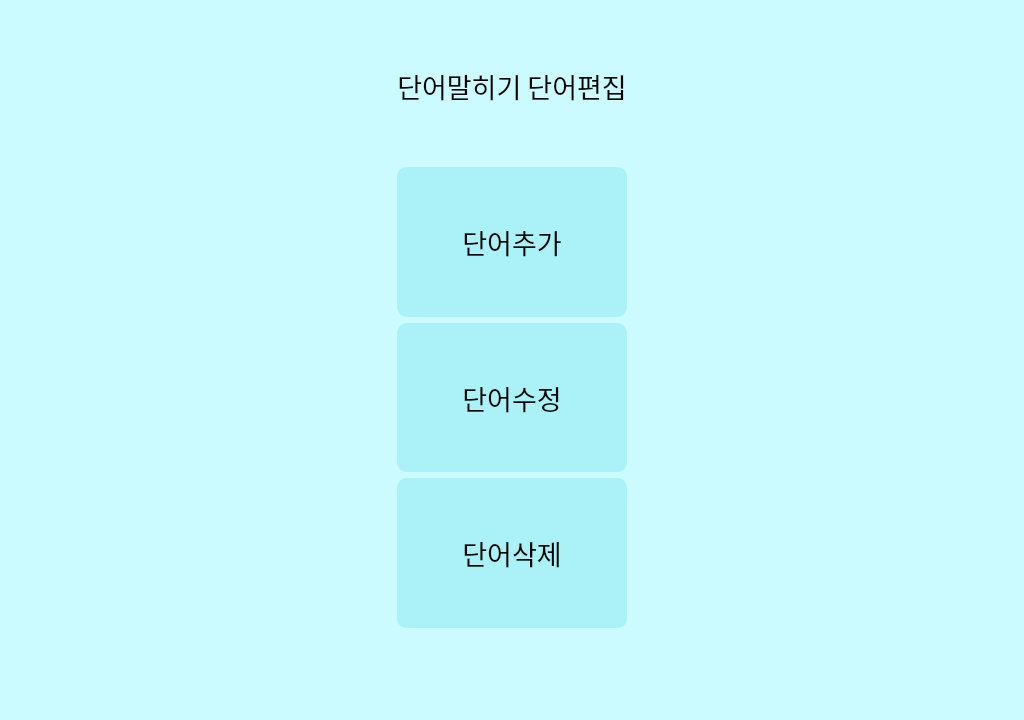
<?xml version="1.0" encoding="UTF-8"?>
<ui version="4.0">
 <class>Form</class>
 <widget class="QWidget" name="Form">
  <property name="geometry">
   <rect>
    <x>0</x>
    <y>0</y>
    <width>1024</width>
    <height>720</height>
   </rect>
  </property>
  <property name="windowTitle">
   <string>Form</string>
  </property>
  <property name="styleSheet">
   <string notr="true">background-color: rgb(203, 250, 255);</string>
  </property>
  <layout class="QGridLayout" name="gridLayout" rowstretch="2,2,2,2,1">
   <item row="2" column="2">
    <widget class="QLabel" name="label_2">
     <property name="font">
      <font>
       <family>AcadEref</family>
       <pointsize>20</pointsize>
      </font>
     </property>
     <property name="styleSheet">
      <string notr="true">border-color: rgb(170, 242, 248); 
background-color: rgb(170, 242, 248);
border-style: solid;
border-width: 2px;
border-radius: 10px;</string>
     </property>
     <property name="text">
      <string>단어수정</string>
     </property>
     <property name="alignment">
      <set>Qt::AlignCenter</set>
     </property>
    </widget>
   </item>
   <item row="1" column="1">
    <widget class="QLabel" name="label_6">
     <property name="text">
      <string/>
     </property>
    </widget>
   </item>
   <item row="1" column="0">
    <widget class="QLabel" name="label_4">
     <property name="text">
      <string/>
     </property>
    </widget>
   </item>
   <item row="1" column="2">
    <widget class="QLabel" name="label_1">
     <property name="font">
      <font>
       <family>AcadEref</family>
       <pointsize>20</pointsize>
      </font>
     </property>
     <property name="styleSheet">
      <string notr="true">border-color: rgb(170, 242, 248); 
background-color: rgb(170, 242, 248);
border-style: solid;
border-width: 2px;
border-radius: 10px;</string>
     </property>
     <property name="text">
      <string>단어추가</string>
     </property>
     <property name="alignment">
      <set>Qt::AlignCenter</set>
     </property>
    </widget>
   </item>
   <item row="0" column="2">
    <widget class="QLabel" name="label">
     <property name="font">
      <font>
       <family>AcadEref</family>
       <pointsize>20</pointsize>
      </font>
     </property>
     <property name="text">
      <string>단어말히기 단어편집</string>
     </property>
     <property name="alignment">
      <set>Qt::AlignCenter</set>
     </property>
    </widget>
   </item>
   <item row="3" column="2">
    <widget class="QLabel" name="label_3">
     <property name="font">
      <font>
       <family>AcadEref</family>
       <pointsize>20</pointsize>
      </font>
     </property>
     <property name="styleSheet">
      <string notr="true">border-color: rgb(170, 242, 248); 
background-color: rgb(170, 242, 248);
border-style: solid;
border-width: 2px;
border-radius: 10px;</string>
     </property>
     <property name="text">
      <string>단어삭제</string>
     </property>
     <property name="alignment">
      <set>Qt::AlignCenter</set>
     </property>
    </widget>
   </item>
   <item row="1" column="3">
    <widget class="QLabel" name="label_7">
     <property name="text">
      <string/>
     </property>
    </widget>
   </item>
   <item row="1" column="4">
    <widget class="QLabel" name="label_5">
     <property name="text">
      <string/>
     </property>
    </widget>
   </item>
   <item row="4" column="2">
    <widget class="QLabel" name="label_8">
     <property name="text">
      <string/>
     </property>
    </widget>
   </item>
  </layout>
 </widget>
 <resources/>
 <connections/>
</ui>
